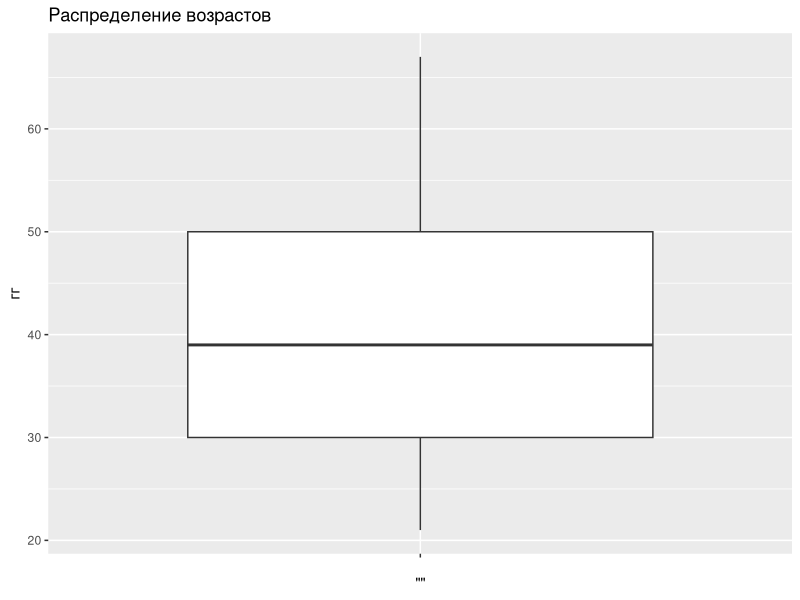
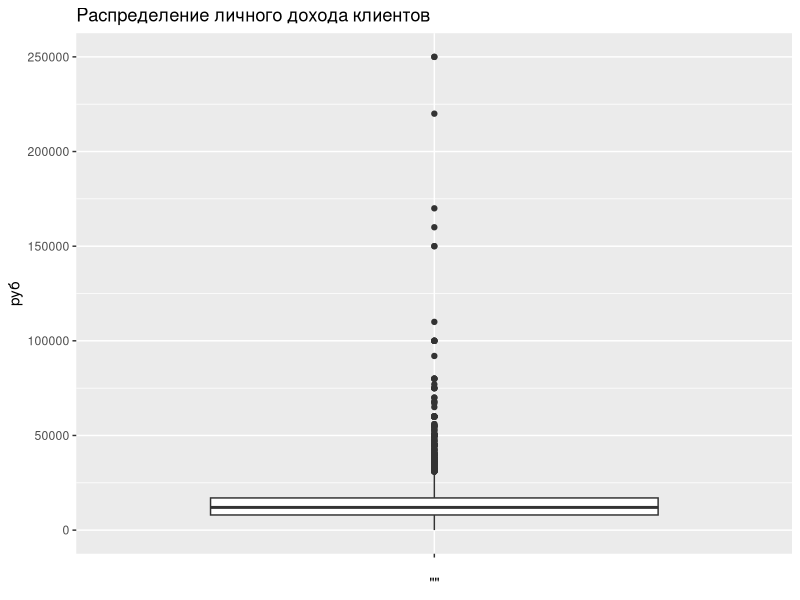
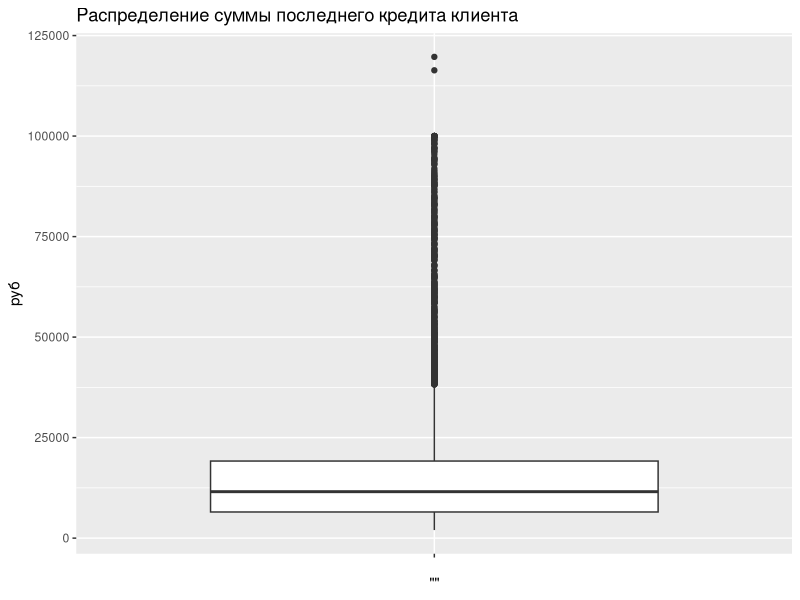
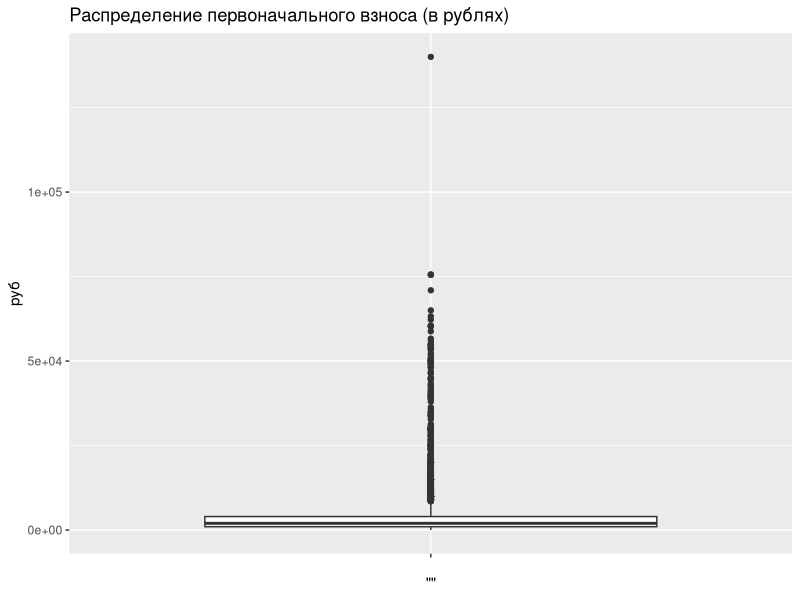
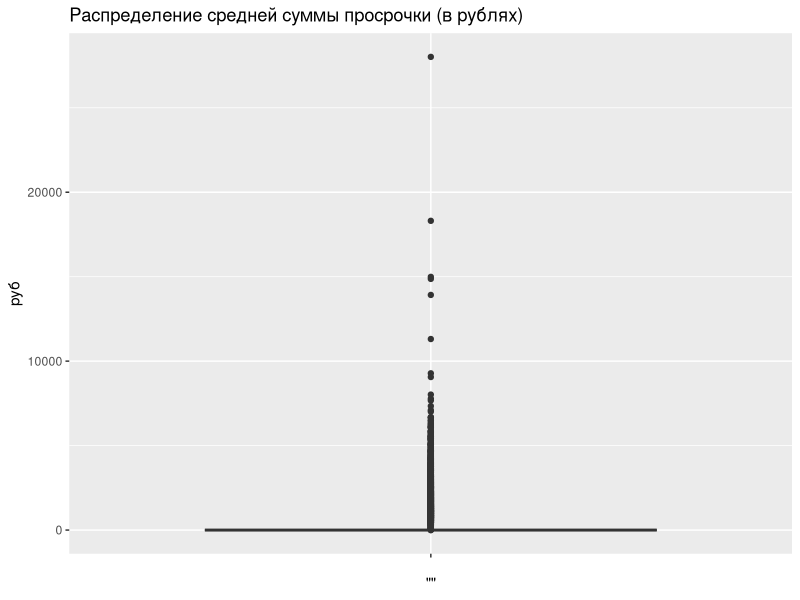
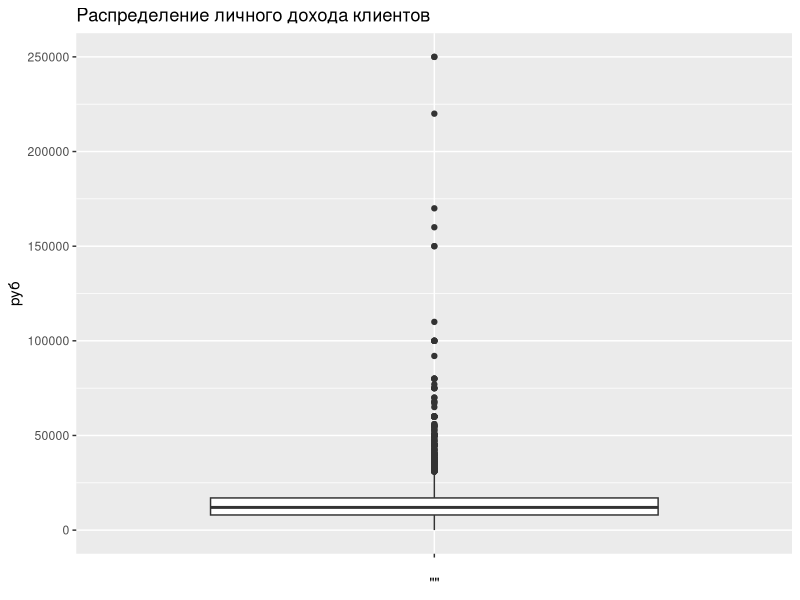
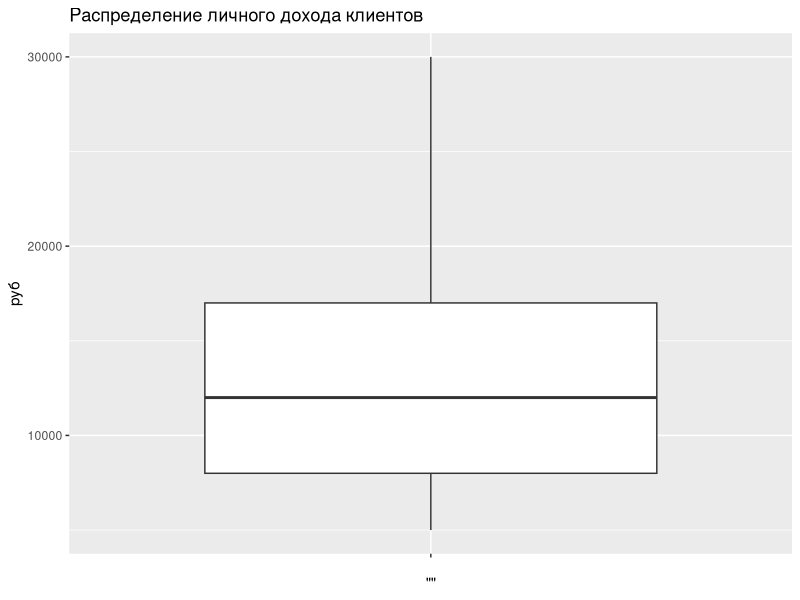
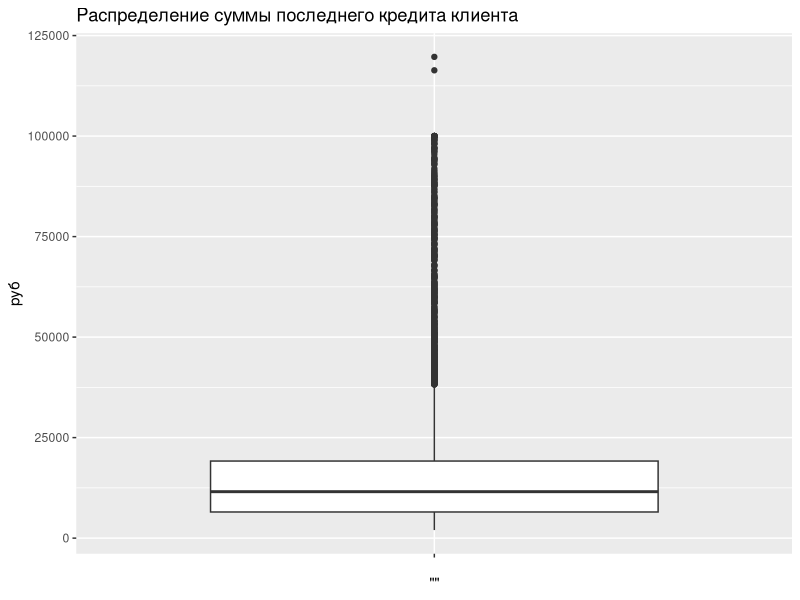

Write the R code that produced these figures, in order.
## ---- chunk 1
library(tidyverse)
library(readxl) 
library(stringr) 
## ---- chunk 2
otp <- read_excel(path = "otp_bank.xlsx", sheet = "data")
fields <- read_excel(path = "otp_bank.xlsx", sheet= "fields")

## ---- chunk 3
names (otp)
# summary(otp_num)
# names(otp_num)
## ---- chunk 4
otp_num <- select(otp, -reg_address_province, -fact_address_province,-region_nm, -agreement_rk, - postal_address_province, -job_dir, -gen_industry, -org_tp_state, -org_tp_fcapital, -education, - socstatus_work_fl, -socstatus_pens_fl, -marital_status, -gen_title, -family_income, -tp_province)

## ---- chunk 5
otp_na <-  filter(otp_num, is.na(work_time)| is.na(previous_card_num_utilized))
## ---- chunk 6
otp_cat <- select(otp, reg_address_province, fact_address_province,region_nm, agreement_rk,  postal_address_province, job_dir, gen_industry, org_tp_state, org_tp_fcapital, education,  socstatus_work_fl, socstatus_pens_fl, marital_status, gen_title, family_income, tp_province)


      
## ---- chunk 7
otp_clean <- mutate(otp, previous_card_num_utilized = if_else(is.na(otp$previous_card_num_utilized), 0, previous_card_num_utilized), work_time = if_else(is.na(otp$work_time), mean(!is.na(otp$work_time)), otp$work_time), reg_address_province = if_else(is.na(otp$reg_address_province), "Неизвестно", otp$reg_address_province), fact_address_province = if_else(is.na(otp$fact_address_province), "Неизвестно", otp$fact_address_province), region_nm = if_else(is.na(otp$region_nm), "Неизвестно", otp$region_nm), postal_address_province = if_else(is.na(otp$postal_address_province), "Неизвестно", otp$postal_address_province), job_dir = if_else(is.na(otp$job_dir), "Неизвестно", otp$job_dir), gen_industry = if_else(is.na(otp$gen_industry), "Неизвестно", otp$gen_industry), org_tp_state = if_else(is.na(otp$org_tp_state), "Неизвестно", otp$org_tp_state), education = if_else(is.na(otp$education), "Неизвестно", otp$education), socstatus_work_fl = if_else(is.na(otp$socstatus_work_fl), "Неизвестно", otp$socstatus_work_fl), socstatus_pens_fl = if_else(is.na(otp$socstatus_pens_fl), "Неизвестно", otp$socstatus_pens_fl), marital_status = if_else(is.na(otp$marital_status), "Неизвестно", otp$marital_status), gen_title = if_else(is.na(otp$gen_title), "Неизвестно", otp$gen_title), family_income = if_else(is.na(otp$family_income), "Неизвестно", otp$family_income), tp_province = if_else(is.na(otp$tp_province), "Неизвестно", otp$tp_province))

## ---- chunk 8
# Сводка
summary(otp_clean$age)

# Ящичная диаграмма
qplot(x = "", y = age, data = otp_clean, 
      geom = 'boxplot',
      main = 'Распределение возрастов',
      ylab = 'гг',
      xlab = NULL)
## ---- chunk 9
# Сводка
summary(otp_clean$personal_income)

# Ящичная диаграмма
qplot(x = "", y = personal_income, data = otp_clean, 
      geom = 'boxplot',
      main = 'Распределение личного дохода клиентов',
      ylab = 'руб',
      xlab = NULL)
## ---- chunk 10
# Сводка
summary(otp_clean$credit)

# Ящичная диаграмма
qplot(x = "", y = credit, data = otp_clean, 
      geom = 'boxplot',
      main = 'Распределение суммы последнего кредита клиента',
      ylab = 'руб',
      xlab = NULL)
## ---- chunk 11
# Сводка
summary(otp_clean$fst_payment)

# Ящичная диаграмма
qplot(x = "", y = fst_payment, data = otp_clean, 
      geom = 'boxplot',
      main = 'Распределение первоначального взноса (в рублях)',
      ylab = 'руб',
      xlab = NULL)
## ---- chunk 12
# Сводка
summary(otp_clean$loan_avg_dlq_amt)

# Ящичная диаграмма
qplot(x = "", y = loan_avg_dlq_amt, data = otp_clean, 
      geom = 'boxplot',
      main = 'Распределение средней суммы просрочки (в рублях)',
      ylab = 'руб',
      xlab = NULL)
## ---- chunk 13
# Нижняя граница - квантиль 3%
min_personal_income <- 
  quantile(otp_clean$personal_income, probs = 0.05, na.rm = TRUE)

# Верхняя граница - квантиль 97%
max_personal_income <-
  quantile(otp_clean$personal_income, probs = 0.95, na.rm = TRUE)

min_personal_income
max_personal_income

## ---- chunk 14
otp_clean_personal_income <- 
  mutate(otp_clean,
         personal_income = 
           ifelse(personal_income > max_personal_income, max_personal_income,
                  ifelse(personal_income < min_personal_income, min_personal_income, personal_income)))  
## ---- chunk 15
# Сводка
summary(otp_clean$personal_income)

# Ящичная диаграмма
qplot(x = "", y = personal_income, data = otp_clean, 
      geom = 'boxplot',
      main = 'Распределение личного дохода клиентов',
      ylab = 'руб',
      xlab = NULL)
## ---- chunk 16
# Сводка
summary(otp_clean_personal_income$personal_income)

# Ящичная диаграмма
qplot(x = "", y = personal_income, data = otp_clean_personal_income, 
      geom = 'boxplot',
      main = 'Распределение личного дохода клиентов',
      ylab = 'руб',
      xlab = NULL)
## ---- chunk 17
# Нижняя граница - квантиль 30%
min_credit <- 
  quantile(otp_clean$credit, probs = 0.05, na.rm = TRUE)

# Верхняя граница - квантиль 90%
max_credit <-
  quantile(otp_clean$credit, probs = 0.95, na.rm = TRUE)

min_credit
max_credit

## ---- chunk 18
otp_clean_credit <- 
  mutate(otp_clean,
         credit = 
           ifelse(credit > max_credit, credit,
                  ifelse(credit < min_credit, min_credit, credit)))  
## ---- chunk 19
# Сводка
summary(otp_clean$credit)

# Ящичная диаграмма
qplot(x = "", y = credit, data = otp_clean, 
      geom = 'boxplot',
      main = 'Распределение суммы последнего кредита клиента',
      ylab = 'руб',
      xlab = NULL)
## ---- chunk 20
# Сводка
summary(otp_clean_credit$credit)

# Ящичная диаграмма
qplot(x = "", y = credit, data = otp_clean_credit, 
      geom = 'boxplot',
      main = 'Распределение суммы последнего кредита клиента',
      ylab = 'руб',
      xlab = NULL)
## ---- chunk 21
# Нижняя граница - квантиль 3%
min_fst_payment <- 
  quantile(otp_clean$fst_payment, probs = 0.05, na.rm = TRUE)

# Верхняя граница - квантиль 75%
max_fst_payment <-
  quantile(otp_clean$fst_payment, probs = 0.85, na.rm = TRUE)

min_fst_payment
max_fst_payment

## ---- chunk 22
otp_clean_fst_payment <- 
  mutate(otp_clean,
         fst_payment = 
           ifelse(fst_payment > max_fst_payment, max_fst_payment,
                  ifelse(fst_payment < min_fst_payment, min_fst_payment, fst_payment)))

## ---- chunk 23
# Сводка
summary(otp_clean$fst_payment)

# Ящичная диаграмма
qplot(x = "", y = fst_payment, data = otp_clean, 
      geom = 'boxplot',
      main = 'Распределение первоначального взноса (в рублях)',
      ylab = 'руб',
      xlab = NULL)
## ---- chunk 24
# Сводка
summary(otp_clean_fst_payment$personal_income)

# Ящичная диаграмма
qplot(x = "", y = fst_payment, data = otp_clean_fst_payment,
      geom = 'boxplot',
      main = 'Распределение первоначального взноса (в рублях)',
      ylab = 'руб',
      xlab = NULL)
## ---- chunk 25

library(ggplot2)
ggplot(data=otp_clean) + geom_histogram(mapping=aes(x=loan_avg_dlq_amt, y = ..count..))
## ---- chunk 26
otp_clean$credit <- otp_clean_credit$credit
otp_clean$fst_payment <- otp_clean_fst_payment$fst_payment
otp_clean$personal_income <- otp_clean_personal_income$personal_income
